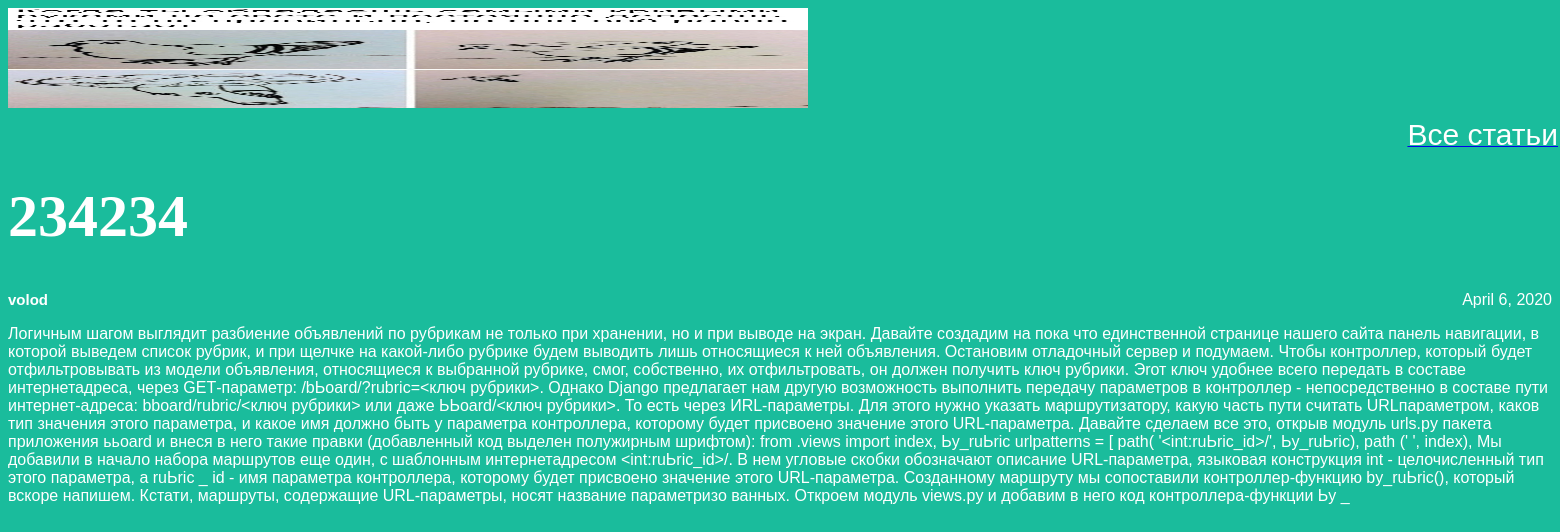
The app's page /article/1/ with its own data.
### articles/models.py (models this page shows, shortened)
class Article(models.Model):
    title = models.CharField(max_length=200)
    author = models.ForeignKey(User,
                               on_delete=models.CASCADE,
                               related_name='blog_posts')
    text = models.TextField()
    created_date = models.DateField(auto_now_add=True)
    created = models.DateTimeField(auto_now_add=True)
    updated = models.DateTimeField(auto_now=True)
    def get_excerpt(self):
        return self.text #[:140] + "..." if len(self.text) > 140 else self.text

### articles/views.py (the view)
# urls.py: path('article/<int:article_id>/',views.get_article,name = 'get_article'),
def get_article(request, article_id):
    try:
        post = Article.objects.get(id=article_id)
        return render(request,'article.html',{"post": post})
    except Article.DoesNotExist:
        raise Http404

### articles/templates/article.html (shortened to what this page needs)
<!DOCTYPE html>
<html>
    <head>
        <link rel="stylesheet" type="text/css" href="/static/article.css">
    </head>
    <body>
    <img src="/static/gggg.jpg"width="800" height="100"/>
    <div id="RedBoxTwoText"><a href="//127.0.0.1:8000/"><p align="right"><h8>Все статьи</h8></p></a>
    </div>
    <div class="one-post">
        <h1 style="font-size: 60px" class="post-title"><b>{{ post.title }}</b></h1>
        <div class="article-info">
            <div style="font-size: 15px" class="article-author"><b>{{ post.author.username }}</b></div>
            <div class="article-created-date">{{ post.created_date }}</div>
        </div>
        <p class="article-text">{{ post.get_excerpt }}</p>
    </div>
    </body>
</html>

### articles/static/article.css (style rules this page uses)
body { background: #1abc9c; font-family: Tahoma, Arial, sans-serif; color: #ffffff }
.article-author { width: 50%; float: left; }
.article-created-date { text-align: right; }
h8 { font-size: 30px; color: #FFFFFF; margin-up: auto; margin-down: auto; }
h1 { font-family:Times New Roman,Times; }

### articles/templates/article.html (style rules this page uses)
#RedBoxTwoText { margin:-10px 1050px; width:500px; }

### records on screen
Article: title "234234", author.username "volod", created_date "April 6, 2020", get_excerpt "Логичным шагом выглядит разбиение объявлений по рубрикам не только при хранении, но и при выводе на экран. Давайте создадим на пока что единственной странице нашего сайта панель навигации, в которой выведем список рубрик, и при щелчке на какой-либо рубрике будем выводить лишь относящиеся к ней объявления. Остановим отладочный сервер и подумаем. Чтобы контроллер, который будет отфильтровывать из модели объявления, относящиеся к выбранной рубрике, смог, собственно, их отфильтровать, он должен получить ключ рубрики. Эrот ключ удобнее всего передать в составе интернетадреса, через GЕТ-параметр: /bЬoard/?rubric=<ключ рубрики>. Однако Django предлагает нам другую возможность выполнить передачу…"
